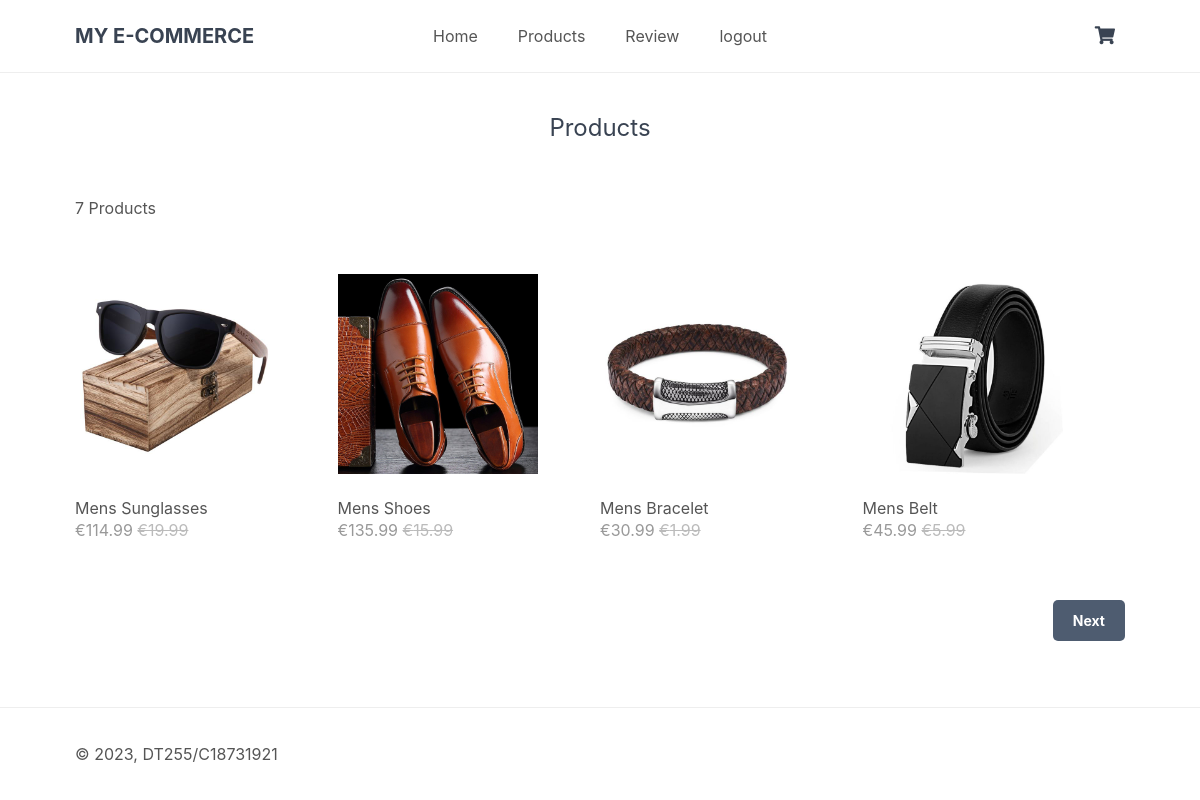
The app's page /cart/index.php?page=products with its own data.
### tables this page shows
CREATE TABLE `products` (
  `id` int(11) NOT NULL,
  `name` varchar(200) NOT NULL,
  `desc` text NOT NULL,
  `price` decimal(7,2) NOT NULL,
  `rrp` decimal(7,2) NOT NULL DEFAULT 0.00,
  `quantity` int(11) NOT NULL,
  `img` text NOT NULL,
  `date_added` datetime NOT NULL DEFAULT current_timestamp()
);

### cart/index.php (called while the page is built, shortened)
<?php
include 'functions.php';
$page = isset($_GET['page']) && file_exists($_GET['page'] . '.php') ? $_GET['page'] : 'home';
include $page . '.php';
?>

### cart/products.php (the view, shortened to what this page needs)
<?php
$num_products_on_each_page = 4;
$current_page = isset($_GET['p']) && is_numeric($_GET['p']) ? (int)$_GET['p'] : 1;
$stmt = $pdo->prepare('SELECT * FROM products ORDER BY date_added DESC LIMIT ?,?');
$stmt->bindValue(1, ($current_page - 1) * $num_products_on_each_page, PDO::PARAM_INT);
$stmt->bindValue(2, $num_products_on_each_page, PDO::PARAM_INT);
$stmt->execute();
$products = $stmt->fetchAll(PDO::FETCH_ASSOC);
$total_products = $pdo->query('SELECT * FROM products')->rowCount();
?>
<?=template_header('Products')?>
<div class="products content-wrapper">
    <h1>Products</h1>
    <p><?=$total_products?> Products</p>
    <div class="products-wrapper">
        <?php foreach ($products as $product): ?>
        <a href="index.php?page=product&id=<?=$product['id']?>" class="product">
            <img src="imgs/<?=$product['img']?>" width="200" height="200" alt="<?=$product['name']?>">
            <span class="name"><?=$product['name']?></span>
            <span class="price">
                &euro;<?=$product['price']?>
                <?php if ($product['rrp'] > 0): ?>
                <span class="rrp">&euro;<?=$product['rrp']?></span>
                <?php endif; ?>
            </span>
        </a>
        <?php endforeach; ?>
    </div>
    <div class="buttons">
        <?php if ($total_products > ($current_page * $num_products_on_each_page) - $num_products_on_each_page + count($products)): ?>
        <a href="index.php?page=products&p=<?=$current_page+1?>">Next</a>
        <?php endif; ?>
    </div>
</div>
<?=template_footer()?>

### cart/style.css (style rules this page uses)
* { box-sizing: border-box; font-family: -apple-system, BlinkMacSystemFont, "segoe ui", roboto, oxygen, ubuntu, cantarell, "fira sans", "droid sans", "helvetica neue", Arial, sans-serif; font-size: 16px; -webkit-font-smoothing: antialiased; -moz-osx-font-smoothing: grayscale; }
html { height: 100%; }
body { position: relative; min-height: 100%; color: #555555; background-color: #FFFFFF; margin: 0; padding-bottom: 100px; }
h1, h2, h3, h4, h5 { color: #394352; }
.content-wrapper { width: 1050px; margin: 0 auto; }
main .recentlyadded .products, main .products .products-wrapper { display: flex; flex-wrap: wrap; align-items: center; justify-content: space-between; padding: 40px 0 0 0; }
main .recentlyadded .products .product, main .products .products-wrapper .product { display: block; overflow: hidden; text-decoration: none; width: 25%; padding-bottom: 60px; }
main .recentlyadded .products .product img, main .products .products-wrapper .product img { transform: scale(1); transition: transform 1s; }
main .recentlyadded .products .product .name, main .products .products-wrapper .product .name { display: block; color: #555555; padding: 20px 0 2px 0; }
main .recentlyadded .products .product .price, main .products .products-wrapper .product .price { display: block; color: #999999; }
main .recentlyadded .products .product .rrp, main .products .products-wrapper .product .rrp { color: #BBBBBB; text-decoration: line-through; }
main > .products h1 { display: block; font-weight: normal; margin: 0; padding: 40px 0; font-size: 24px; text-align: center; width: 100%; }
main > .products .buttons { text-align: right; padding-bottom: 40px; }
main > .products .buttons a { display: inline-block; text-decoration: none; margin-left: 5px; padding: 12px 20px; border: 0; background: #4e5c70; color: #FFFFFF; font-size: 14px; font-weight: bold; border-radius: 5px; }

### records on screen
products: img (picture), name "Mens Sunglasses", price "114.99", rrp "19.99"
products: img (picture), name "Mens Shoes", price "135.99", rrp "15.99"
products: img (picture), name "Mens Bracelet", price "30.99", rrp "1.99"
products: img (picture), name "Mens Belt", price "45.99", rrp "5.99"

### other values on screen
$total_products "7"
